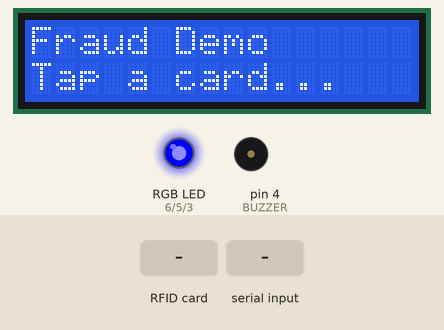
Simulated run of this sketch. Board: Arduino Uno, built with avr-gcc and run on an emulated ATmega328P. Parts: 16×2 character LCD, an RGB LED mixed from three pins (HIGH = lit), buzzer (waves = sounding). The test bench sets the inputs (shaded band). Pins used as bus, display or sensor lines are not drawn; what the sketch prints to the serial monitor is not drawn.

Above: at 1.3 s.
1.4 s: RFID card 5E 7A 19 C4 held to the reader
At 2.0 s:
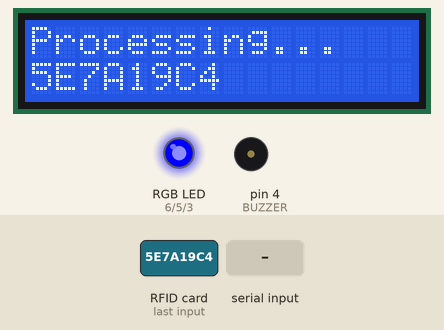
3.0 s: "RESULT:\n" received over Serial
At 3.23 s:
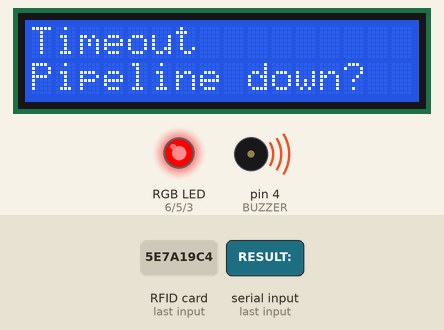
At 4.1 s:
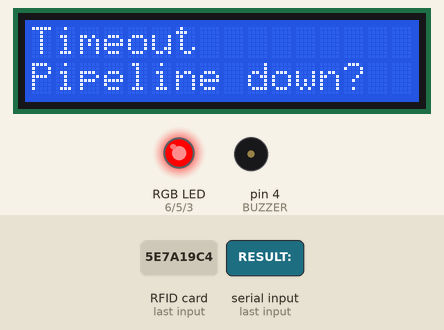
Timing chart, 0 to 8.4 s (numbered marks = the images above; inputs shaded):
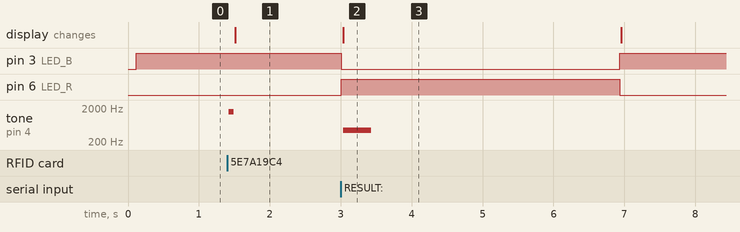

Measured:
- after the input at 1.4 s, tone on pin 4 (BUZZER): silent → 1568 Hz at once, → silent 0.07 s later; the display: changes after 0.12 s (image 1)
- after the input at 3.0 s, pin 3 (LED_B): HIGH → LOW after 0.01 s instead of 7.5 s; pin 6 (LED_R): LOW → HIGH after 0.01 s instead of 7.5 s; tone on pin 4 (BUZZER): silent → 440 Hz after 0.03 s instead of 7.5 s; the display: changes at once (image 2)

The sketch:

fraud_demo.ino
```cpp
/*
 * Fraud-detection IoT demo terminal
 * ---------------------------------
 * Reads an RFID card and sends ONE line over USB serial to iot_bridge.py, then
 * shows the verdict on the LCD + RGB LED + buzzer. The "what you're buying"
 * scenario (incl. amount) is chosen on the /shop web page; the bridge fires the
 * real transaction and sends the verdict (with the amount) back here.
 *
 * Serial protocol (must match iot/iot_bridge.py):
 *   Arduino -> PC :  TAP:<UID>                         e.g.  TAP:04A3F2B1
 *   PC -> Arduino :  RESULT:<STATE>:<SCORE>:<AMOUNT>    e.g.  RESULT:FROZEN:0.79:9500
 *                    STATE in {APPROVED, FROZEN, UNKNOWN, TIMEOUT}
 *
 * Hardware (Arduino Uno):
 *   I2C LCD 16x2 : SDA=A4  SCL=A5   (addr 0x27),  VCC=5V  GND=GND
 *   MFRC522 RFID : SDA/SS=10  SCK=13  MOSI=11  MISO=12  RST=9  3.3V (SPI, 3.3V!)
 *   RGB LED      : R=6  G=5  B=3   common cathode (common leg -> GND)
 *   Passive buzz : (+)=4   (-)=GND   (tone() for two distinct sounds)
 *
 * NOTE: tone() uses Timer2 (shared with PWM on pins 3 & 11). We drive the RGB
 * with digitalWrite (full on/off colours), which is unaffected by tone(), so
 * the buzzer and LED never fight over the timer.
 *
 * Libraries (Library Manager): "MFRC522" by GithubCommunity,
 *   "LiquidCrystal I2C" by Frank de Brabander.
 */

#include <SPI.h>
#include <MFRC522.h>
#include <Wire.h>
#include <LiquidCrystal_I2C.h>

#define RST_PIN   9
#define SS_PIN    10
#define LED_R     6
#define LED_G     5
#define LED_B     3
#define BUZZER    4

MFRC522 rfid(SS_PIN, RST_PIN);
LiquidCrystal_I2C lcd(0x27, 16, 2);

const unsigned long VERDICT_TIMEOUT_MS = 9000;

void setColor(bool r, bool g, bool b) {
  digitalWrite(LED_R, r ? HIGH : LOW);
  digitalWrite(LED_G, g ? HIGH : LOW);
  digitalWrite(LED_B, b ? HIGH : LOW);
}

void lcdShow(const char* l1, const char* l2) {
  lcd.clear();
  lcd.setCursor(0, 0); lcd.print(l1);
  lcd.setCursor(0, 1); lcd.print(l2);
}

// One frequency for durMs, then a short gap (tone() is non-blocking).
void note(int freq, int durMs, int gapMs) {
  tone(BUZZER, freq, durMs);
  delay(durMs + gapMs);
}

// Short blip the instant a card is read, so the user knows the tap registered.
void beepDetected() {
  note(1568, 70, 0);   // quick G6 blip
  noTone(BUZZER);
}

// "dee-doo" payment-accepted chime (passive buzzer).
void chimeApproved() {
  note(2349, 140, 30);  // dee (D7)
  note(1760, 200, 0);   // doo (A6)
  noTone(BUZZER);
}

// Harsh repeated low buzz = rejected / frozen.
void chimeRejected() {
  for (int i = 0; i < 3; i++) note(440, 180, 90);  // A4 x3
  noTone(BUZZER);
}

// Return to the idle "ready" state: blue LED, prompt on the LCD.
void goIdle() {
  setColor(false, false, true);   // blue = ready
  lcdShow("Fraud Demo", "Tap a card...");
}

void setup() {
  Serial.begin(9600);
  SPI.begin();
  rfid.PCD_Init();
  lcd.init();
  lcd.backlight();
  pinMode(LED_R, OUTPUT);
  pinMode(LED_G, OUTPUT);
  pinMode(LED_B, OUTPUT);
  pinMode(BUZZER, OUTPUT);
  goIdle();
  Serial.println("READY");
}

// Read the card UID as uppercase hex with no separators (e.g. 04A3F2B1),
// matching the keys in iot_bridge.py CARD_MAP.
String readUID() {
  String uid = "";
  for (byte i = 0; i < rfid.uid.size; i++) {
    if (rfid.uid.uidByte[i] < 0x10) uid += "0";
    uid += String(rfid.uid.uidByte[i], HEX);
  }
  uid.toUpperCase();
  return uid;
}

void showVerdict(String line) {
  // line = RESULT:<STATE>:<SCORE>:<AMOUNT>
  int p1 = line.indexOf(':');
  int p2 = line.indexOf(':', p1 + 1);
  int p3 = line.indexOf(':', p2 + 1);
  String state  = line.substring(p1 + 1, p2);
  String amount = (p3 > 0) ? line.substring(p3 + 1) : "";
  String amtLine = amount.length() ? ("RM" + amount) : "";

  if (state == "APPROVED") {
    setColor(false, true, false);             // green
    lcdShow("SUCCESSFUL", amtLine.c_str());
    chimeApproved();
  } else if (state == "FROZEN") {
    setColor(true, false, false);             // red
    lcdShow("REJECTED", amtLine.c_str());
    chimeRejected();
  } else if (state == "NOITEM") {
    setColor(false, false, true);             // blue (not a fraud — just nothing picked)
    lcdShow("Pick an item", "on the screen");
    note(294, 130, 70); note(294, 130, 0);    // low double "nope"
    noTone(BUZZER);
  } else if (state == "UNKNOWN") {
    setColor(true, false, false);             // red
    lcdShow("Unknown card", "Map its UID");
    note(440, 400, 0); noTone(BUZZER);
  } else {                                    // TIMEOUT / anything else
    setColor(true, false, false);             // red
    lcdShow("Timeout", "Pipeline down?");
    note(440, 400, 0); noTone(BUZZER);
  }
  delay(3500);
  goIdle();
}

void waitForVerdict() {
  unsigned long start = millis();
  String line = "";
  while (millis() - start < VERDICT_TIMEOUT_MS) {
    while (Serial.available()) {
      char c = Serial.read();
      if (c == '\n') {
        if (line.startsWith("RESULT:")) { showVerdict(line); return; }
        line = "";
      } else if (c != '\r') {
        line += c;
      }
    }
  }
  setColor(true, false, false);
  lcdShow("No response", "Check bridge PC");
  note(440, 400, 0); noTone(BUZZER);
  delay(2000);
  goIdle();
}

void loop() {
  if (!rfid.PICC_IsNewCardPresent() || !rfid.PICC_ReadCardSerial()) return;

  String uid = readUID();
  beepDetected();                        // immediate "card read" feedback

  Serial.print("TAP:");
  Serial.println(uid);

  setColor(false, false, true);          // blue while we wait
  lcdShow("Processing...", uid.c_str());
  waitForVerdict();

  rfid.PICC_HaltA();
  rfid.PCD_StopCrypto1();
  delay(800);  // debounce: ignore the same card sitting on the reader
}
```
